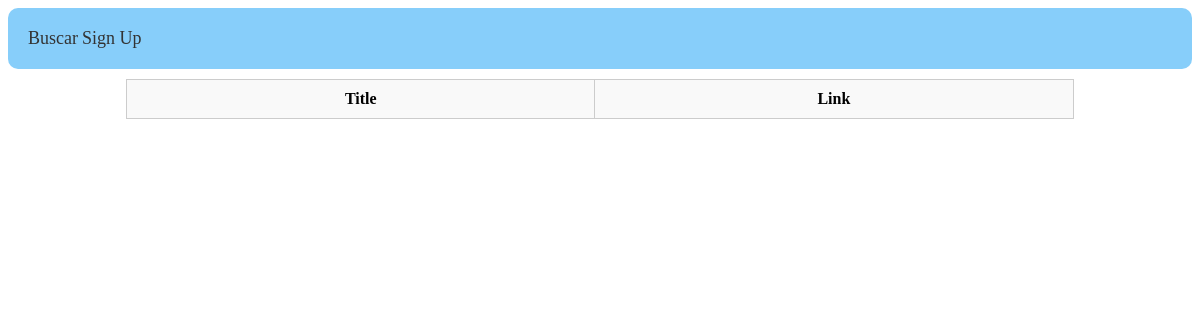
The app's page /pending/, older data.
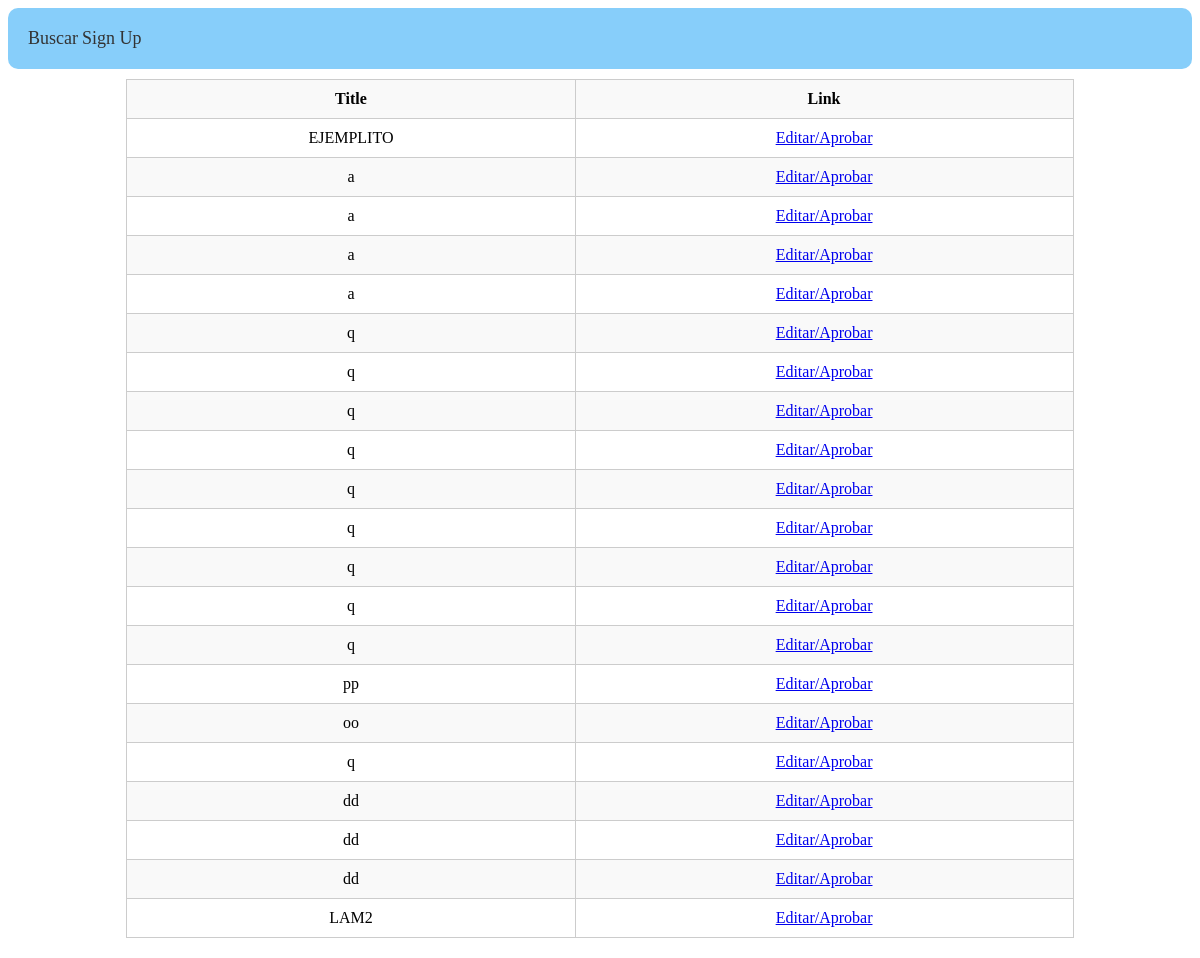
The same page, newer data.
### Documents/models.py (models this page shows, shortened)
class PendingDocuments(models.Model):
    image = models.ImageField(upload_to='document_images/', default='document_images/default.jpg')
    name = models.CharField(max_length=200)
    text = models.TextField()

### Documents/views.py (the view)
# urls.py: path('pending/', views.pending, name='pending'),
def pending(request):
    posts = PendingDocuments.objects.all()
    return render(request, 'docs/pending.html', {'posts': posts})

### templates/docs/pending.html
{% extends 'base/main.html' %}
{% block content %}
    <table class="table table-striped">
        <thead>
            <tr>
                <th>Title</th>
                <th>Link</th>
            </tr>
        </thead>
        <tbody>
            {% for post in posts %}
                <tr>
                    <td>{{ post.name }}</td>
                    <td><a href="/edit/{{ post.id }}/">Editar/Aprobar</a></td>
                </tr>
            {% endfor %}
        </tbody>
    </table>
{% endblock %}

### templates/base/main.html (shortened to what this page needs)
{% load static %}
<!DOCTYPE html>
<html lang="en">
<head>
    <link rel="stylesheet" href= "{% static 'style.css' %}">
</head>
<body>
<div class="bar">
    <a href="/search">Buscar</a>
    {% if not user.is_authenticated %}
    <a href="/sign_up">Sign Up</a>
    {% else %}
    <a href="/log_out">Salir</a>
    {% endif %}
</div>
<div class="page">
    {% block content %}
    {% endblock %}
</div>
</body>
</html>

### static/style.css (style rules this page uses)
table { width: 80%; border-collapse: collapse; margin-bottom: 20px; margin-left: auto; margin-right: auto; }
th, td { border: 1px solid #ccc; padding: 10px; text-align: center; }
th { background-color: #f9f9f9; }
tr:nth-child(even) { background-color: #f9f9f9; }
tr:nth-child(odd) { background-color: #fff; }

Row changes from the older to the newer data that the page shows:
added PendingDocuments: name "EJEMPLITO"
added PendingDocuments: name "a"
added PendingDocuments: name "a"
added PendingDocuments: name "a"
added PendingDocuments: name "a"
added PendingDocuments: name "q"
added PendingDocuments: name "q"
added PendingDocuments: name "q"
added PendingDocuments: name "q"
added PendingDocuments: name "q"
added PendingDocuments: name "q"
added PendingDocuments: name "q"
added PendingDocuments: name "q"
added PendingDocuments: name "q"
added PendingDocuments: name "pp"
added PendingDocuments: name "oo"
added PendingDocuments: name "q"
added PendingDocuments: name "dd"
added PendingDocuments: name "dd"
added PendingDocuments: name "dd"
added PendingDocuments: name "LAM2"
